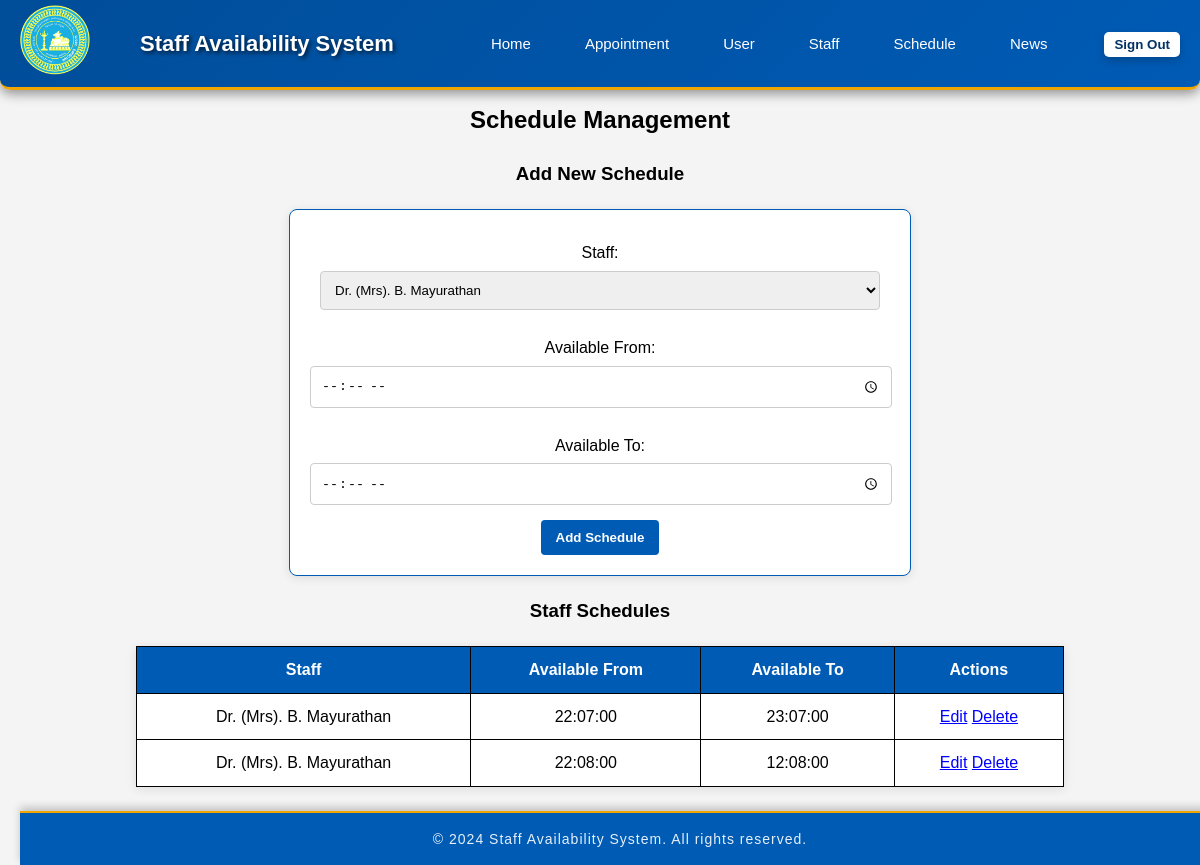
The page /page/scheduleManagement.php on the database its author committed.
### tables this page shows
CREATE TABLE `staff_availability` (
  `id` int(11) NOT NULL,
  `staff_id` int(11) DEFAULT NULL,
  `day_of_week` varchar(20) NOT NULL,
  `start_time` time NOT NULL,
  `end_time` time NOT NULL,
  `available` tinyint(1) DEFAULT 1,
  `status` varchar(50) DEFAULT 'pending'
);

CREATE TABLE `staff` (
  `id` int(11) NOT NULL,
  `name` varchar(255) NOT NULL,
  `position` varchar(100) NOT NULL,
  `office_location` varchar(255) DEFAULT NULL,
  `email` varchar(255) NOT NULL,
  `phone` varchar(20) DEFAULT NULL,
  `office_hours` varchar(255) DEFAULT NULL,
  `created_at` datetime DEFAULT current_timestamp()
);

### page/scheduleManagement.php (the view, shortened to what this page needs)
<?php
$servername = "localhost";
$username = "csc210user";
$password = "CSC210!";
$database = "group6";
$conn = new mysqli($servername, $username, $password, $database);
$staffQuery = "SELECT id, name FROM staff";
$staffResult = $conn->query($staffQuery);
$scheduleQuery = "SELECT schedules.id, staff.name, schedules.start_time, schedules.end_time
                  FROM staff_availability AS schedules
                  JOIN staff ON schedules.staff_id = staff.id";
$scheduleResult = $conn->query($scheduleQuery);
?>
<!DOCTYPE html>
<html lang="en">
<head>
    <link rel="stylesheet" href="../style/navbar.css">
    <link rel="stylesheet" href="../style/stylescheduleManagement.css">
    <link rel="stylesheet" href="https://cdnjs.cloudflare.com/ajax//libs/font-awesome/6.4.0/css/all.min.css"
/>
</head>
<body>
<header class="header">
    <div class="navbar">
        <div class="logo">
        <a href="Homeadmin.php"><img src="../media/department-logo.png" alt="Department Logo" /></a>
        </div>
        <h1>Staff Availability System</h1>
        <nav>
        <ul class="nav-list" id="dropdown-content">
                    <li><a href="Homeadmin.php">Home</a></li>
                    <li><a href="AppointmentManagement.php">Appointment</a></li>
                    <li><a href="userManagement.php">User</a></li>
                    <li><a href="staffManagement.php">Staff</a></li>
                    <li><a href="scheduleManagement.php">Schedule</a></li>
                    <li><a href="newsManagement.php">News</a></li>
                </ul>
        </nav>
        <form method="POST" style="display: inline;">
                <button type="submit" name="sign_out" class="login-btn">Sign Out</button>
            </form>
    </div>
</header>
<center>
<h2>Schedule Management</h2>
<h3>Add New Schedule</h3>
<form method="POST" action="scheduleManagement.php" class="add-schedule-form">
    <label>Staff:</label>
    <select name="staff_id" required>
        <?php while ($staff = $staffResult->fetch_assoc()): ?>
            <option value="<?php echo htmlspecialchars($staff['id']); ?>">
                <?php echo htmlspecialchars($staff['name']); ?>
            </option>
        <?php endwhile; ?>
    </select>
    <label>Available From:</label>
    <input type="time" name="start_time" required>
    <label>Available To:</label>
    <input type="time" name="end_time" required>
    <button type="submit" name="add_schedule">Add Schedule</button>
</form>
<h3>Staff Schedules</h3>
<?php if ($scheduleResult && $scheduleResult->num_rows > 0): ?>
<table class="schedule-table" id="tal">
    <tr>
        <th>Staff</th>
        <th>Available From</th>
        <th>Available To</th>
        <th>Actions</th>
    </tr>
    <?php while ($row = $scheduleResult->fetch_assoc()): ?>
        <tr>
            <td><?php echo $row['name']; ?></td>
            <td><?php echo $row['start_time']; ?></td>
            <td><?php echo $row['end_time']; ?></td>
            <td>
                <a href="scheduleManagement.php?edit_id=<?php echo $row['id']; ?>" class="edit-link">Edit</a>
                <a href="delete_schedule.php?id=<?php echo $row['id']; ?>" class="delete-link" onclick="return confirm('Are you sure you want to delete this schedule?');">Delete</a>
            </td>
        </tr>
    <?php endwhile; ?>
</table>
<?php else: ?>
    <p>No schedules found.</p>
<?php endif; ?>
</center>
<footer>
    <p>&copy; 2024 Staff Availability System. All rights reserved.</p>
</footer>
</body>
</html>

### style/navbar.css (style rules this page uses)
.header { position: fixed; width: 100%; top: 0; left: 0; z-index: 1000; transition: background-color 0.3s, box-shadow 0.3s; }
.navbar { display: flex; justify-content: space-between; align-items: center; background: linear-gradient(135deg, #004d99, #005bb5); padding: 0.3em 20px; color: white; box-shadow: 0 4px 12px rgba(0, 0, 0, 0.4); border-bottom: 3px solid #f0a500; border-radius: 0 0 10px 10px; }
.logo img { width: 70px; height: auto; transition: transform 0.3s; }
.navbar h1 { font-size: 22px; margin-left: 20px; font-weight: bold; text-shadow: 2px 2px 4px rgba(0, 0, 0, 0.7); }
.navbar ul { display: flex; margin-left: auto; }
.navbar ul li { list-style: none; margin: 0 15px; position: relative; }
.navbar ul li a { color: white; text-decoration: none; font-size: 15px; padding: 8px 12px; border-radius: 5px; transition: background-color 0.3s ease-in, color 0.3s ease-in, transform 0.3s ease-in; }
.login-btn { padding: 10px 20px; background-color: #f0a500; color: white; border: none; border-radius: 5px; cursor: pointer; transition: background-color 0.3s ease-in, transform 0.3s, box-shadow 0.3s; font-weight: bold; box-shadow: 0 4px 8px rgba(0, 0, 0, 0.2); }
body { font-family: 'Arial', sans-serif; margin: 0; padding: 0; background-color: #f5f5f5; line-height: 1.6; }
footer { background-color: #005bb5; color: #ffffff; padding: 15px 0; text-align: center; position: fixed; bottom: 0; width: 100%; box-shadow: 0 -4px 8px rgba(0, 0, 0, 0.2); border-top: 2px solid #f0a500; }
footer p { margin: 0; font-size: 14px; font-weight: 250; letter-spacing: 1px; opacity: 0.9; }

### style/stylescheduleManagement.css (style rules this page uses)
body { font-family: Arial, sans-serif; margin: 0; padding: 20px; background-color: #f4f4f4; }
h2 { margin-top: 7%; }
.add-schedule-form, .edit-schedule-form { background-color: #ffffff; border: 1px solid #005bb5; border-radius: 8px; padding: 20px; margin: 20px auto; width: 50%; box-shadow: 0 2px 10px rgba(0, 0, 0, 0.1); }
.add-schedule-form label, .edit-schedule-form label { display: block; margin: 10px 0 5px; }
.add-schedule-form input, .edit-schedule-form input, .add-schedule-form select, .edit-schedule-form select { width: calc(100% - 20px); padding: 10px; margin-bottom: 15px; border: 1px solid #ccc; border-radius: 4px; }
button { background-color: #005bb5; color: white; padding: 10px 15px; border: none; border-radius: 4px; cursor: pointer; font-weight: bold; }
.login-btn { background-color: #ffffff; color: #003366; border: none; padding: 5px 10px; border-radius: 5px; cursor: pointer; transition: background-color 0.3s; }
.schedule-table { width: 80%; padding: 500% ; background-color: #ffffff; box-shadow: 0 2px 10px rgba(0, 0, 0, 0.1); }
.schedule-table th, .schedule-table td { border: 1px solid #005bb5; padding: 10px; text-align: center; }
.schedule-table th { background-color: #005bb5; color: white; }
.edit-link, .delete-link { color: #007bff; text-decoration: underline; cursor: pointer; }
#tal { margin-bottom: 5%; }

### page/scheduleManagement.php (style rules this page uses)
.schedule-table { width: 80%; margin: 20px auto; border-collapse: collapse; }
.schedule-table th, .schedule-table td { border: 1px solid black; padding: 10px; text-align: center; }
.edit-link, .delete-link { color: blue; text-decoration: underline; cursor: pointer; }

### rows shown on the page
staff_availability: staff.name "Dr. (Mrs). B. Mayurathan", start_time "22:07:00", end_time "23:07:00"
staff_availability: staff.name "Dr. (Mrs). B. Mayurathan", start_time "22:08:00", end_time "12:08:00"

### other values the page prints
form field staff_id "Dr. (Mrs). B. Mayurathan"
